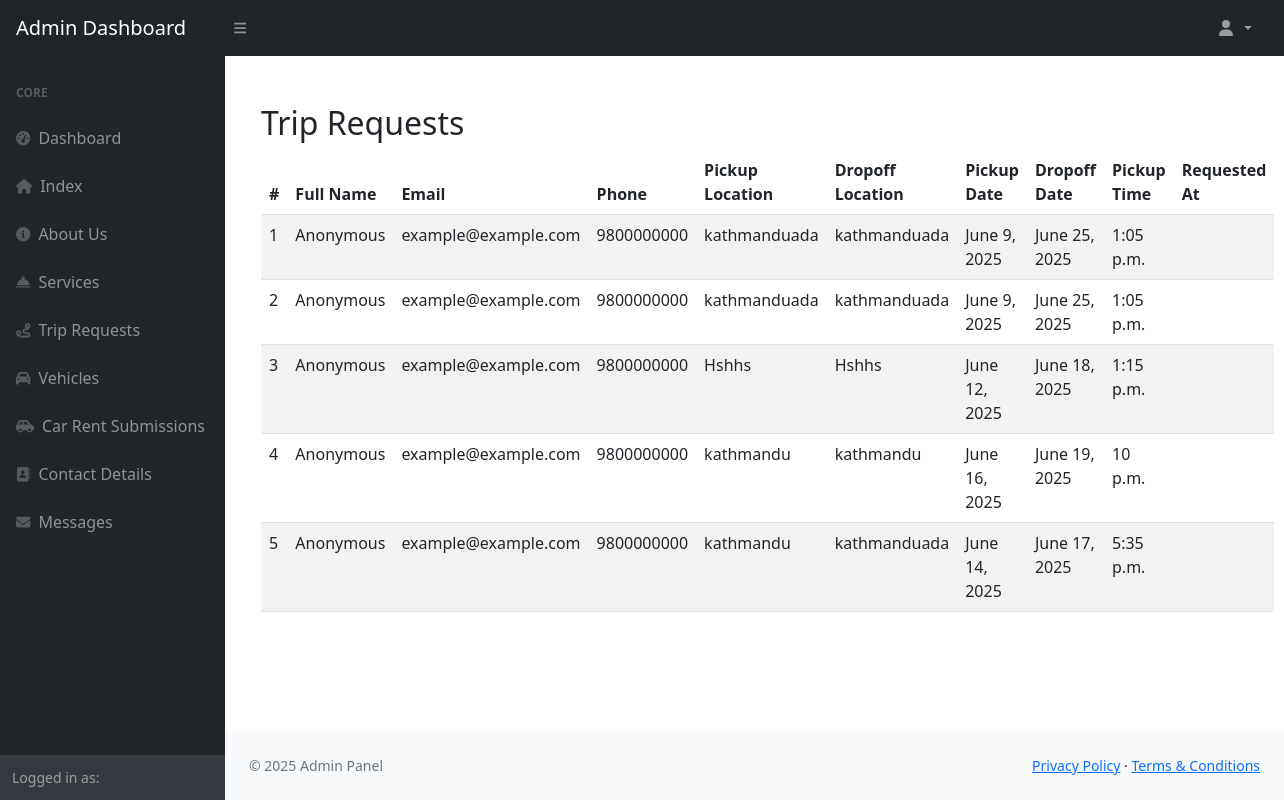
The page /dashboard/trip_request/ on the database its author committed.
### app/models.py (models this page shows, shortened)
class TripRequest(models.Model):
    full_name = models.CharField(max_length=100)
    email = models.EmailField()
    phone = models.CharField(max_length=15)
    pickup_location = models.CharField(max_length=100)
    dropoff_location = models.CharField(max_length=100)
    pickup_date = models.DateField()
    dropoff_date = models.DateField()
    pickup_time = models.TimeField()

### dashboard/views.py (the view)
# urls.py: path('trip_request/',views.trip_request,name='ad_tripreq'),
def trip_request(request):
    trip_requests = TripRequest.objects.all()
    return render(request,'dashboard/trip_request/triprequest.html', {'trip_requests': trip_requests})

### app/context_processors.py (called while the page is built)
def contact_detail(request):
    detail = ContactDetail.objects.first()
    return {'contact_detail': detail}

### templates/dashboard/trip_request/triprequest.html (shortened to what this page needs)
{% extends "dashboard/base/admin_base.html" %}
{% block content %}
<div class="container mt-4">
    <h2>Trip Requests</h2>
    <table class="table table-striped">
        <thead>
            <tr>
                <th>#</th>
                <th>Full Name</th>
                <th>Email</th>
                <th>Phone</th>
                <th>Pickup Location</th>
                <th>Dropoff Location</th>
                <th>Pickup Date</th>
                <th>Dropoff Date</th>
                <th>Pickup Time</th>
                <th>Requested At</th>
            </tr>
        </thead>
        <tbody>
            {% for request in trip_requests %}
            <tr>
                <td>{{ forloop.counter }}</td>
                <td>{{ request.full_name }}</td>
                <td>{{ request.email }}</td>
                <td>{{ request.phone }}</td>
                <td>{{ request.pickup_location }}</td>
                <td>{{ request.dropoff_location }}</td>
                <td>{{ request.pickup_date }}</td>
                <td>{{ request.dropoff_date }}</td>
                <td>{{ request.pickup_time }}</td>
                <td>{{ request.created_at }}</td>
            </tr>
            {% empty %}
            <tr>
                <td colspan="10">No trip requests found.</td>
            </tr>
            {% endfor %}
        </tbody>
    </table>
</div>
{% endblock %}

### rows shown on the page
TripRequest: full_name "Anonymous", email "example@example.com", phone "9800000000", pickup_location "kathmanduada", dropoff_location "kathmanduada", pickup_date "June 9, 2025", dropoff_date "June 25, 2025", pickup_time "1:05 p.m."
TripRequest: full_name "Anonymous", email "example@example.com", phone "9800000000", pickup_location "kathmanduada", dropoff_location "kathmanduada", pickup_date "June 9, 2025", dropoff_date "June 25, 2025", pickup_time "1:05 p.m."
TripRequest: full_name "Anonymous", email "example@example.com", phone "9800000000", pickup_location "Hshhs", dropoff_location "Hshhs", pickup_date "June 12, 2025", dropoff_date "June 18, 2025", pickup_time "1:15 p.m."
TripRequest: full_name "Anonymous", email "example@example.com", phone "9800000000", pickup_location "kathmandu", dropoff_location "kathmandu", pickup_date "June 16, 2025", dropoff_date "June 19, 2025", pickup_time "10 p.m."
TripRequest: full_name "Anonymous", email "example@example.com", phone "9800000000", pickup_location "kathmandu", dropoff_location "kathmanduada", pickup_date "June 14, 2025", dropoff_date "June 17, 2025", pickup_time "5:35 p.m."

### other values the page prints
{{ current_year|default:"2025" }} "2025"
